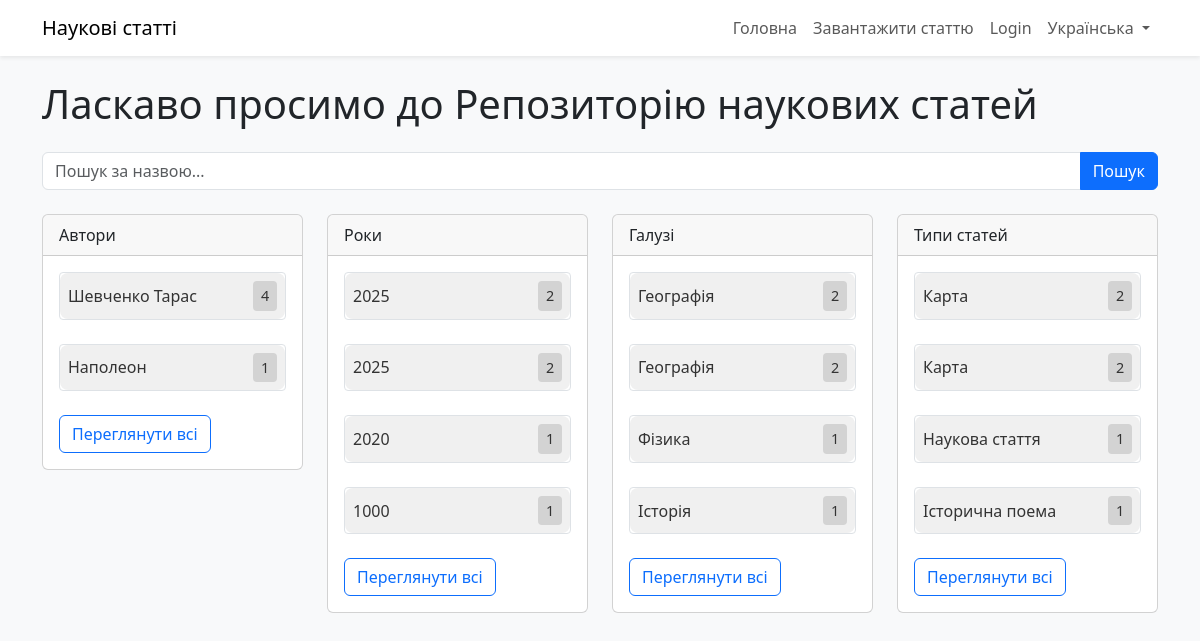
The app's page /uk/, older data.
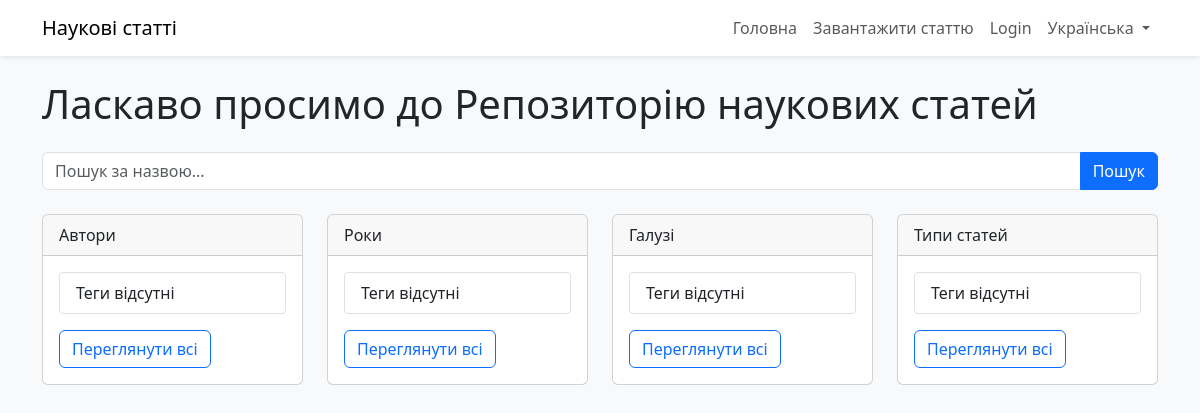
The same page, newer data.
### papers/models.py (models this page shows, shortened)
class Tag(models.Model):
    name = models.CharField(max_length=100)
    category = models.CharField(max_length=50)
    STATUS_CHOICES = (
        ('pending', 'Pending'),
        ('approved', 'Approved'),
        ('rejected', 'Rejected'),
    )
    status = models.CharField(max_length=20, choices=STATUS_CHOICES, default='approved')  # Existing tags are approved

### papers/views.py (the view)
# urls.py: path('', views.home, name='home'),
def home(request):
    query = request.GET.get('q', '')
    top_tags = {
        'author': Tag.objects.filter(category='author', status='approved')
                            .annotate(num_papers=Count('papers', filter=Q(papers__status='approved')))
                            .filter(num_papers__gt=0)
                            .order_by('-num_papers')[:5],
        'year': Tag.objects.filter(category='year', status='approved')
                          .annotate(num_papers=Count('papers', filter=Q(papers__status='approved')))
                          .filter(num_papers__gt=0)
                          .order_by('-num_papers')[:5],
        'field': Tag.objects.filter(category='field', status='approved')
                           .annotate(num_papers=Count('papers', filter=Q(papers__status='approved')))
                           .filter(num_papers__gt=0)
                           .order_by('-num_papers')[:5],
        'paper_type': Tag.objects.filter(category='paper_type', status='approved')
                                .annotate(num_papers=Count('papers', filter=Q(papers__status='approved')))
                                .filter(num_papers__gt=0)
                                .order_by('-num_papers')[:5],
    }
    return render(request, 'papers/home.html', {'top_tags': top_tags, 'query': query})

### papers/templates/papers/home.html (shortened to what this page needs)
<!DOCTYPE html>
{% load i18n static %}
{% get_current_language as LANGUAGE_CODE %}
{% get_language_info for LANGUAGE_CODE as lang_info %}
<html lang="{{ LANGUAGE_CODE }}">
<head>
    <link href="https://cdn.jsdelivr.net/npm/bootstrap@5.3.0/dist/css/bootstrap.min.css" rel="stylesheet">
    <link rel="stylesheet" href="{% static 'papers/css/styles.css' %}">
</head>
<body class="bg-light">
    <nav class="navbar navbar-expand-lg navbar-light bg-white shadow-sm">
        <div class="container">
            <a class="navbar-brand" href="{% url 'home' %}">{% trans "Наукові статті" %}</a>
            <div class="collapse navbar-collapse" id="navbarNav">
                <ul class="navbar-nav ms-auto">
                    <li class="nav-item">
                        <a class="nav-link" href="{% url 'home' %}">{% trans "Головна" %}</a>
                    </li>
                    <li class="nav-item">
                        <a class="nav-link" href="{% url 'upload_paper' %}">{% trans "Завантажити статтю" %}</a>
                    </li>
                    {% if user.is_authenticated %}
                    <li class="nav-item">
                        <a class="nav-link" href="{% url 'logout' %}">{% trans "Logout" %}</a>
                    </li>
                    {% else %}
                    <li class="nav-item">
                        <a class="nav-link" href="{% url 'login' %}">{% trans "Login" %}</a>
                    </li>
                    {% endif %}
                    <li class="nav-item dropdown">
                        <a class="nav-link dropdown-toggle" href="#" id="languageDropdown" role="button" data-bs-toggle="dropdown">
                            {{ lang_info.name_local }}
                        </a>
                    </li>
                </ul>
            </div>
        </div>
    </nav>
    <div class="container mt-4">
        <h1 class="mb-4">{% trans "Ласкаво просимо до Репозиторію наукових статей" %}</h1>
        <form method="get" action="{% url 'search_results' %}" class="mb-4">
            <div class="input-group">
                <input type="text" name="q" class="form-control" placeholder="{% trans 'Пошук за назвою...' %}" value="{{ query }}">
                <button class="btn btn-primary" type="submit">{% trans "Пошук" %}</button>
            </div>
        </form>
        <div class="row">
            {% for category, tags in top_tags.items %}
            <div class="col-md-3 mb-4">
                <div class="card">
                    <div class="card-header">
                        {% if category == 'author' %}{% trans "Автори" %}
                        {% elif category == 'year' %}{% trans "Роки" %}
                        {% elif category == 'field' %}{% trans "Галузі" %}
                        {% elif category == 'paper_type' %}{% trans "Типи статей" %}
                        {% endif %}
                    </div>
                    <div class="card-body">
                        <ul class="list-group list-group-flush">
                            {% for tag in tags %}
                            <li class="list-group-item p-0 mb-2">
                                <a href="{% url 'search_results' %}?tags_{{ category }}={{ tag.id }}" class="tag-box d-flex justify-content-between align-items-center p-2">
                                    <span>{{ tag.name }}</span>
                                    <span class="counter-box" data-counter="{{ tag.num_papers|default:'0' }}">{{ tag.num_papers|default:'0' }}</span>
                                </a>
                            </li>
                            {% empty %}
                            <li class="list-group-item">{% trans "Теги відсутні" %}</li>
                            {% endfor %}
                        </ul>
                        <a href="{% url 'tag_list' category %}" class="btn btn-outline-primary mt-3">{% trans "Переглянути всі" %}</a>
                    </div>
                </div>
            </div>
            {% endfor %}
        </div>
    </div>
</body>
</html>

### papers/static/papers/css/styles.css (style rules this page uses)
.list-group-item { border: 1px solid #dee2e6 !important; border-radius: 4px !important; }

Row changes from the older to the newer data that the page shows:
removed Tag: name "Шевченко Тарас", num_papers "4", shown under "Автори"
removed Tag: name "Наполеон", num_papers "1", shown under "Автори"
removed Tag: name "2025", num_papers "2", shown under "Роки"
removed Tag: name "2025", num_papers "2", shown under "Роки"
removed Tag: name "2020", num_papers "1", shown under "Роки"
removed Tag: name "1000", num_papers "1", shown under "Роки"
removed Tag: name "Географія", num_papers "2", shown under "Галузі"
removed Tag: name "Географія", num_papers "2", shown under "Галузі"
removed Tag: name "Фізика", num_papers "1", shown under "Галузі"
removed Tag: name "Історія", num_papers "1", shown under "Галузі"
removed Tag: name "Карта", num_papers "2", shown under "Типи статей"
removed Tag: name "Карта", num_papers "2", shown under "Типи статей"
removed Tag: name "Наукова стаття", num_papers "1", shown under "Типи статей"
removed Tag: name "Історична поема", num_papers "1", shown under "Типи статей"
Text that changed along with them:
new list line: "Автори Теги відсутні Переглянути всі"
new list line: "Роки Теги відсутні Переглянути всі"
new list line: "Галузі Теги відсутні Переглянути всі"
new list line: "Типи статей Теги відсутні Переглянути всі"
list line gone: "Автори Переглянути всі"
list line gone: "Роки Переглянути всі"
list line gone: "Галузі Переглянути всі"
list line gone: "Типи статей Переглянути всі"
